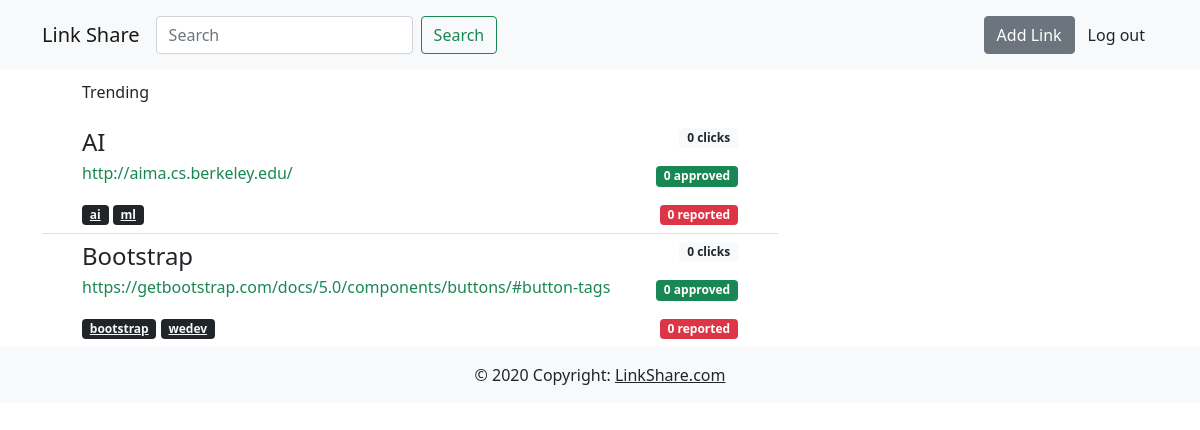
The app's page / (signed in), older data.
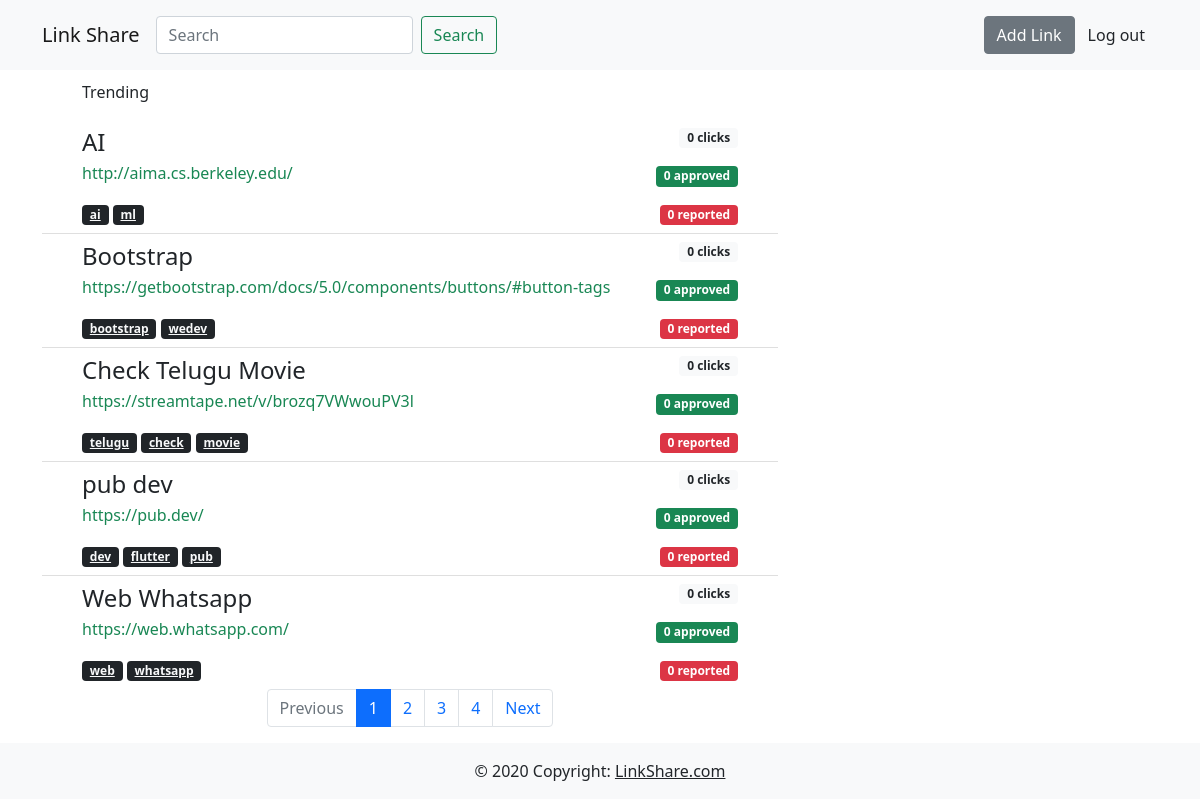
The same page, newer data.
### mainapp/models.py (models this page shows, shortened)
class Link(models.Model):
    title = models.CharField(max_length=200)
    link = models.URLField(max_length=200)
    likes = models.IntegerField(default=0)
    dislikes = models.IntegerField(default=0)
    clicks = models.IntegerField(default=0)
    date = models.DateField(auto_now_add=True)
    uploaded_by = models.ForeignKey(User,on_delete=models.CASCADE)
    tags = TaggableManager()

### mainapp/views.py (the view)
# urls.py: path('',views.home_view,name='home'),
@login_required(login_url='authentication:login')
def home_view(request):
    form = LinkForm()
    link_list=[]
    if request.method == 'GET':
        keyword = request.GET.get('search')
        if keyword is not None and keyword is not "":
            link_list = Link.objects.filter(title__startswith=keyword).order_by('-date')[:10]
        else:
            link_list = Link.objects.all()
    paginator = Paginator(link_list, 5)
    page_number = request.GET.get('page')
    links = paginator.get_page(page_number)
    return render(request,'mainapp/home.html',{"form":form,"links":links,"search":keyword or ""})

### mainapp/forms.py
class LinkForm(forms.ModelForm):
    class Meta:
        model = Link
        exclude = ('uploaded_by','likes',)

### templates/mainapp/home.html (shortened to what this page needs)
{% extends 'base.html' %}
{% load crispy_forms_tags %}
    {% block content %}
    {% include 'mainapp/navbar.html' %}
    <div class="container">
        <div class="row">
            <div class="col col-lg-8">
                <ul class="list-group list-group-flush">
                {% block name %}
                <p style="margin-left:40px;margin-top:10px;">
                    {% if search == "" %}
                        Trending
                    {% else %}
                        Search results
                    {% endif %}
                </p>
                {% endblock %}
                    {% for link in links %}
                    <li class="list-group-item">
                        <div class="container">
                            <div class="row">
                                <div class="col col-lg-10">
                                    <h4 class="mb-1"><a class="text-decoration-none text-dark" href="{{ link.link }}">{{ link.title }}</a></h4>
                                    <p><a class="text-decoration-none text-success" href="{{ link.link }}">{{ link.link }}</a></p>
                                    {% for tag in link.tags.all %}
                                    <a class="badge bg-dark text-light" style="cursor: pointer;" href="{% url 'mainapp:taglinks' tag.name %}">{{ tag }}</a>
                                    {% endfor %}
                                </div>
                                <div class="col col-lg-2 d-flex flex-column justify-content-between align-items-end">
                                    <span class="badge bg-light text-dark">{{ link.clicks }} clicks</span>
                                    <span class="badge bg-success">{{ link.likes }} approved</span>
                                    <span class="badge bg-danger">{{ link.dislikes }} reported</span>
                                </div>
                            </div>
                        </div>
                    </li>
                    {% empty %}
                    <li class="list-group-item">No results found</li>
                    {% endfor %}
                </ul>
                {% if links.has_other_pages %}
                <ul class="pagination justify-content-center">
                    {% if links.has_previous %}
                    <li class="page-item">
                        <a class="page-link" href="?page={{ links.previous_page_number }}{% if request.GET.search %}&search={{ request.GET.search }}{% endif %}">Previous</a>
                    </li>
                    {% else %}
                    <li class="page-item disabled">
                        <span class="page-link">Previous</span>
                    </li>
                    {% endif %}
                    {% for i in links.paginator.page_range %}
                        {% if links.number == i %}
                            <li class="page-item active" aria-current="page"><span class="page-link">{{ i }}</span></li>
                        {% else %}
                            <li class="page-item"><a class="page-link" href="?page={{ i }}{% if request.GET.search %}&search={{ request.GET.search }}{% endif %}">{{ i }}</a></li>
                        {% endif %}
                    {% endfor %}
                    {% if links.has_next %}
                    <li class="page-item">
                        <a class="page-link" href="?page={{ links.next_page_number }}{% if request.GET.search %}&search={{ request.GET.search }}{% endif %}">Next</a>
                    </li>
                    {% else %}
                    <li class="page-item disabled">
                        <span class="page-link">Next</span>
                    </li>
                    {% endif %}
                </ul>
                {% endif %}
            </div>
        </div>
    </div>
    {% endblock %}

### templates/base.html (shortened to what this page needs)
<html lang="en">
<head>
    <link href="https://cdn.jsdelivr.net/npm/bootstrap@5.0.1/dist/css/bootstrap.min.css" rel="stylesheet">
</head>
<body>
    {% block content %}
    {% endblock %}
    <footer class="bg-light text-center text-lg-start">
        <div class="text-center p-3">
          © 2020 Copyright:
          <a class="text-dark" href="https://www.linkshare.com/">LinkShare.com</a>
        </div>
      </footer>
</body>
</html>

### templates/mainapp/navbar.html (shortened to what this page needs)
{% load crispy_forms_tags %}
<nav class="navbar navbar-expand-lg navbar-light bg-light">
    <div class="container">
        <div class="collapse navbar-collapse" id="navbarTogglerDemo01">
            <a class="navbar-brand" href="{% url 'mainapp:home' %}">Link Share</a>
            <form class="d-flex my-2" method="GET" action="{% url 'mainapp:home' %}">
                <input class="form-control me-2" type="search" placeholder="Search" aria-label="Search"
                    name="search" id="search" autocomplete="off" value="{{ search }}" required>
                <button class="btn btn-outline-success" type="submit">Search</button>
            </form>
            <ul class="navbar-nav ms-auto mb-2 mb-lg-0">
                <li class="nav-item">
                    <button class="btn btn-secondary" data-bs-toggle="modal" data-bs-target="#staticBackdrop">Add
                        Link</button>
                </li>
                <li class="nav-item">
                    <a type="button" class="btn btn-outline-light text-dark" role="button" href="{% url 'authentication:logout' %}">Log out</a>
                </li>
            </ul>
        </div>
    </div>
</nav>

Row changes from the older to the newer data that the page shows:
added Link: title "Check Telugu Movie", link "https://streamtape.net/v/brozq7VWwouPV3l", clicks "0", likes "0", dislikes "0"
added Tag: name "telugu", shown under "Check Telugu Movie"
added Tag: name "check", shown under "Check Telugu Movie"
added Tag: name "movie", shown under "Check Telugu Movie"
added Link: title "pub dev", link "https://pub.dev/", clicks "0", likes "0", dislikes "0"
added Tag: name "dev", shown under "pub dev"
added Tag: name "flutter", shown under "pub dev"
added Tag: name "pub", shown under "pub dev"
added Link: title "Web Whatsapp", link "https://web.whatsapp.com/", clicks "0", likes "0", dislikes "0"
added Tag: name "web", shown under "Web Whatsapp"
added Tag: name "whatsapp", shown under "Web Whatsapp"
Text that changed along with them:
text now shown: "Previous Next"
new list line: "1"
new list line: "2"
new list line: "3"
new list line: "4"
